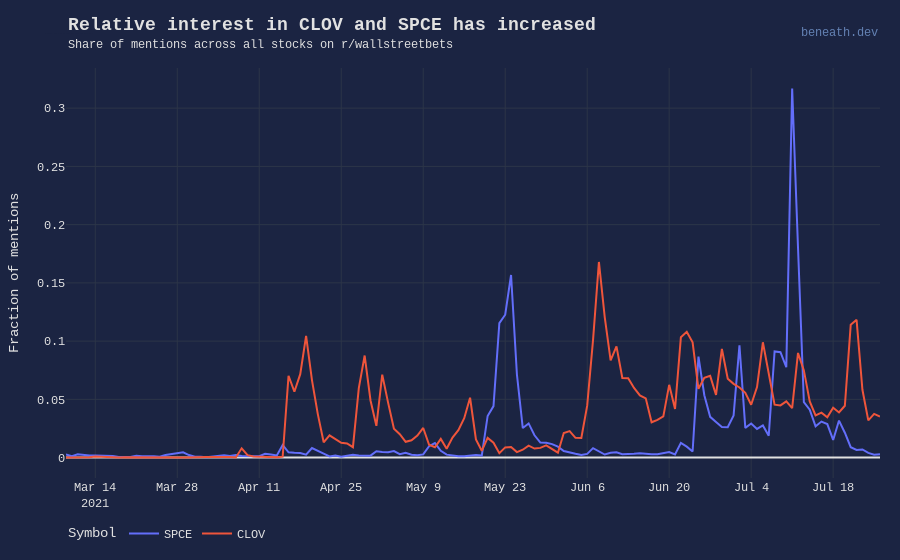

The notebook cell this image was saved under:
### Code cell
# symbols_to_graph = top_symbols_month[0:10]
symbols_to_graph = ['CLOV', 'SPCE']
fig = px.line(tmp[tmp['symbol'].isin(symbols_to_graph)].sort_values('day', ascending=False), 
              x="day",
              y="fraction_of_mentions", 
              line_group="symbol",
              color="symbol", 
              labels={'day': 'Day', 'fraction_of_mentions': 'Fraction of mentions', 'symbol': 'Symbol'},
            )
fig.update_layout(
    make_layout(
        title="Relative interest in CLOV and SPCE has increased",
        subtitle="Share of mentions across all stocks on r/wallstreetbets",
        source_hidden=False,
        legend=True,
        override={
            'xaxis': {
                'title': ''
            }
        },
    )
)
fig.show()

### Figure 1 — Plotly figure (JSON) as saved in the notebook; plotly's stock layout.template omitted (floating-point values rounded to 4 significant figures; data arrays with more than 128 entries replaced by an {"elided": "..."} marker saying what was removed)
{"data": [{"hovertemplate": "Symbol=SPCE<br>Day=%{x}<br>Fraction of mentions=%{y}<extra></extra>", "legendgroup": "SPCE", "line": {"color": "#636efa", "dash": "solid"}, "mode": "lines", "name": "SPCE", "orientation": "v", "showlegend": true, "type": "scatter", "x": {"elided": "137 str values"}, "xaxis": "x", "y": {"elided": "137 float values"}, "yaxis": "y"}, {"hovertemplate": "Symbol=CLOV<br>Day=%{x}<br>Fraction of mentions=%{y}<extra></extra>", "legendgroup": "CLOV", "line": {"color": "#EF553B", "dash": "solid"}, "mode": "lines", "name": "CLOV", "orientation": "v", "showlegend": true, "type": "scatter", "x": {"elided": "134 str values"}, "xaxis": "x", "y": {"elided": "134 float values"}, "yaxis": "y"}], "layout": {"annotations": [{"align": "right", "height": 40, "showarrow": false, "text": "<a style=\"color: rgb(100, 130, 180);\" href=\"https://beneath.dev/\">beneath.dev</a>", "x": 1, "xanchor": "right", "xref": "paper", "y": 1, "yanchor": "bottom", "yref": "paper", "yshift": 13}, {"align": "left", "font": {"size": 12}, "height": 16, "showarrow": false, "text": "Share of mentions across all stocks on r/wallstreetbets", "x": 0, "xanchor": "left", "xref": "paper", "y": 1, "yanchor": "bottom", "yref": "paper", "yshift": 13}, {"align": "left", "font": {"size": 18}, "height": 24, "showarrow": false, "text": "<b>Relative interest in CLOV and SPCE has increased</b>", "x": 0, "xanchor": "left", "xref": "paper", "y": 1, "yanchor": "bottom", "yref": "paper", "yshift": 29}], "colorway": ["rgb(60, 170, 255)", "rgb(255, 60, 130)", "rgb(100, 200, 100)", "rgb(200, 220, 240)", "rgb(251, 241, 67)", "rgb(203, 60, 255)", "rgb(249, 148, 66)", "rgb(36, 130, 36)", "rgb(238, 255, 234)"], "dragmode": "select", "font": {"color": "#e1e1e1", "family": "SFMono-Regular,Menlo,Monaco,Consolas,Liberation Mono,Courier,monospace"}, "legend": {"orientation": "h", "title": {"text": "Symbol"}, "tracegroupgap": 0, "x": 0, "y": -0.1, "yanchor": "top"}, "margin": {"autoexpand": true, "b": 30, "l": 35, "r": 20, "t": 68}, "paper_bgcolor": "#1b2442", "plot_bgcolor": "#1b2442", "title": {"font": {"color": "#1b2442", "size": 1}, "text": "Relative interest in CLOV and SPCE has increased"}, "xaxis": {"anchor": "y", "domain": [0, 1], "gridcolor": "rgb(44, 53, 72)", "title": {"text": ""}, "zerolinecolor": "#e1e1e1"}, "yaxis": {"anchor": "x", "domain": [0, 1], "gridcolor": "rgb(44, 53, 72)", "title": {"text": "Fraction of mentions"}, "zerolinecolor": "#e1e1e1"}}}
